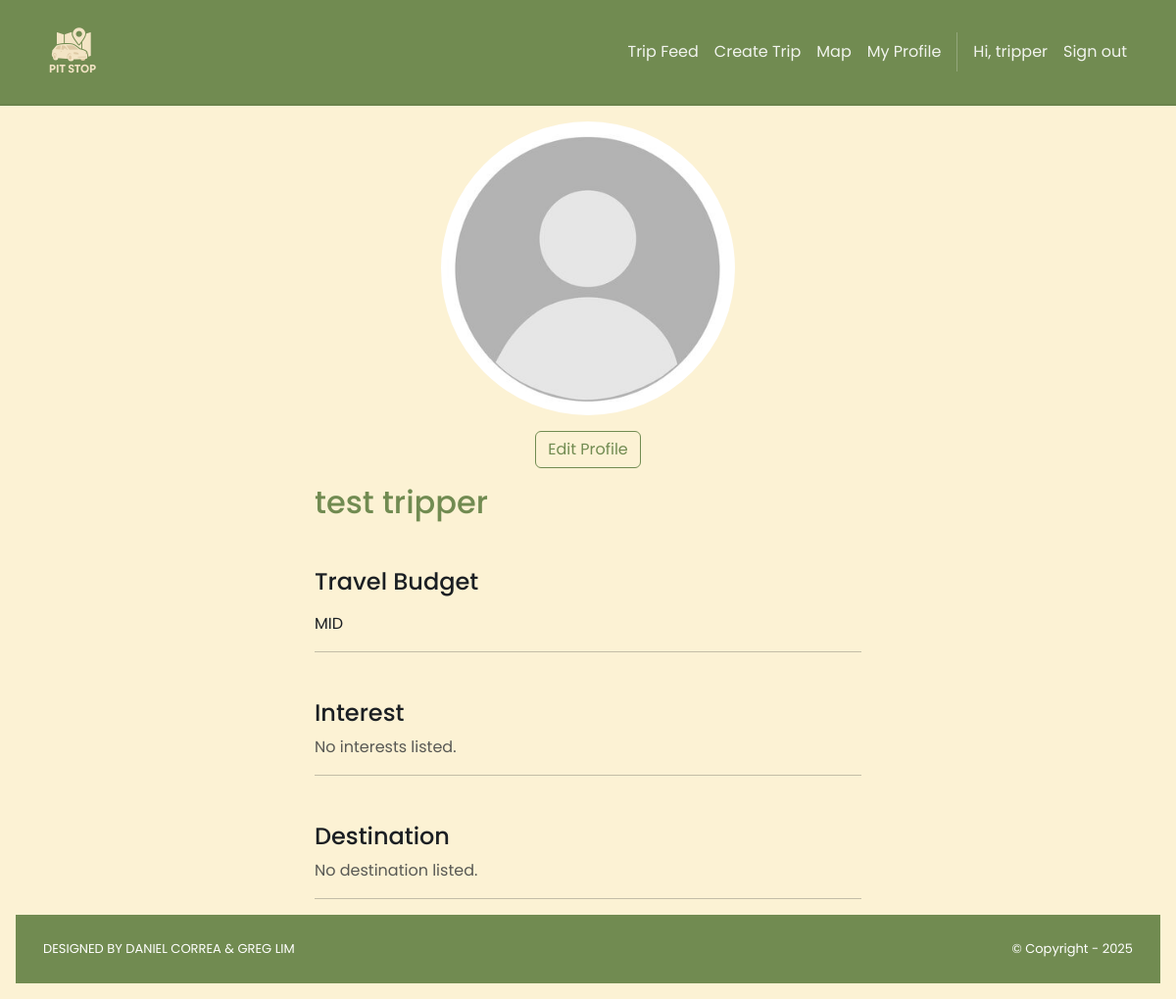
Page /roadTripper/me/ (signed in) on the earlier database version.
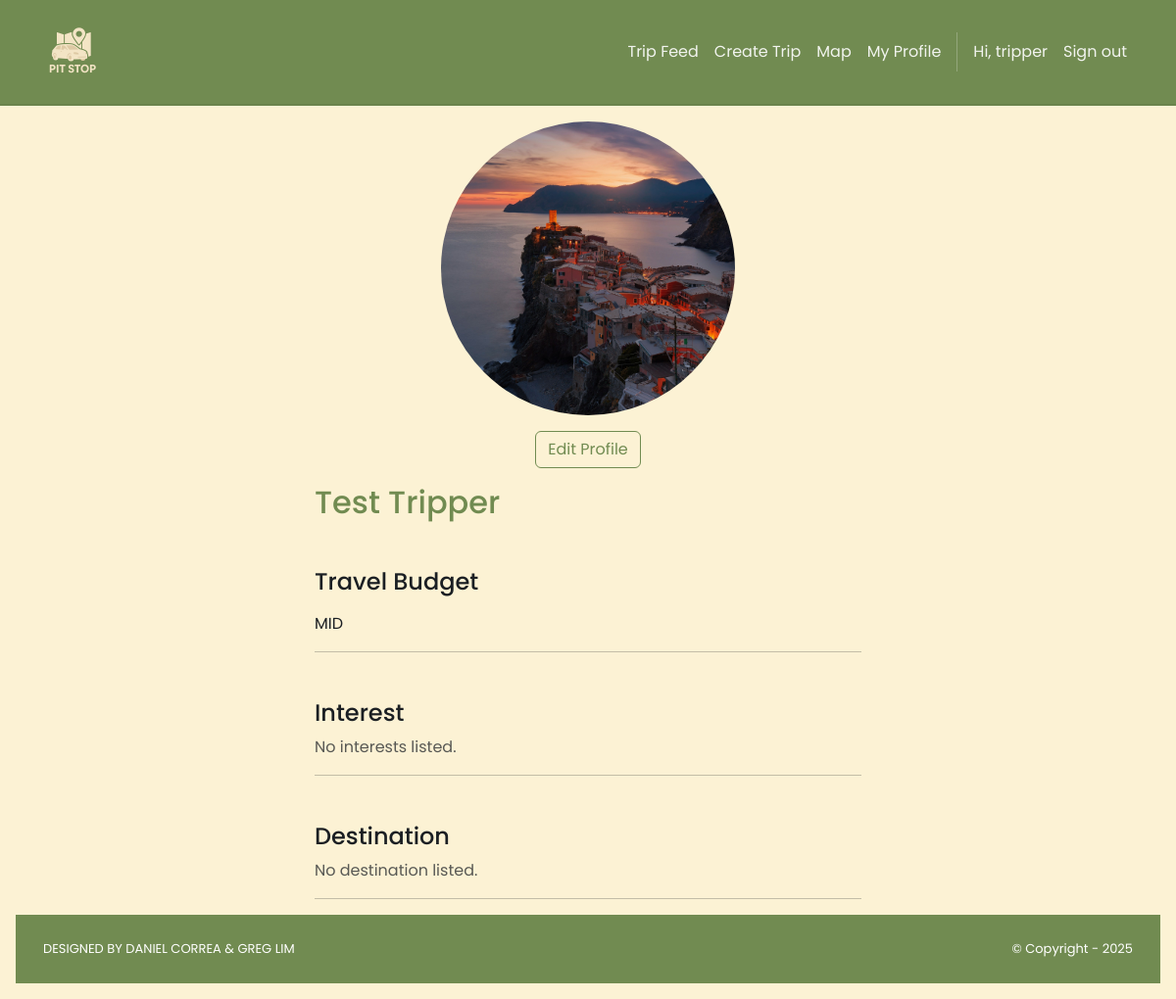
Same page on the later database version.
### roadTripper/models.py (models this page shows, shortened)
class RoadTripper(models.Model):
    user = models.OneToOneField(
        settings.AUTH_USER_MODEL, on_delete=models.CASCADE, related_name="roadTripper_profile"
    )
    firstName = models.CharField("First Name", max_length=255)
    lastName  = models.CharField("Last Name", max_length=255)
    location  = models.CharField("Home Location", max_length=255, blank=True)
    image     = models.ImageField("Profile Image", upload_to='roadTripper_images/', null=True, blank=True)
    TRAVEL_BUDGET_CHOICES = [
        ('LOW', 'Budget-Friendly (Under $50/day)'),
        ('MID', 'Mid-Range (Approx. $50 - $150/day)'),
        ('HIGH', 'Luxury (Over $150/day)'),
        ('FLEX', 'Flexible / Varies'),
    ]
    travel_headline = models.CharField("Travel Tagline", max_length=255, blank=True,
        help_text="A short, catchy phrase about your travel style."
    )
    travel_budget = models.CharField("Travel Budget", max_length=4, choices=TRAVEL_BUDGET_CHOICES, default='MID')
    interests = models.ManyToManyField("Interest", related_name="trippers_with_interest", blank=True)
    destinations = models.ManyToManyField("Destination", related_name="trippers_want_to_visit", blank=True)
    links = models.ManyToManyField("Link", related_name="roadTripper", blank=True)
    hide_image = models.BooleanField(default=False)
    hide_travel_headline = models.BooleanField(default=False)
    hide_travel_budget = models.BooleanField(default=False)
    hide_profile = models.BooleanField(default=False)
    hide_location = models.BooleanField(default=False)

### roadTripper/views.py (the view)
# urls.py: path("me/", views.my_profile, name="planner.my_profile"),
@login_required
def my_profile(request):
    roadTripper = get_object_or_404(RoadTripper, user=request.user)
    template_data = {
        "roadTripper": roadTripper,
        "name": f"{roadTripper.firstName} {roadTripper.lastName}",
        "travel_budget": roadTripper.travel_budget,
        "interests": roadTripper.interests,
        "destinations": roadTripper.destinations,
        "links": roadTripper.links.all(),
    }
    return render(request, "roadTripper/show.html", {"template_data": template_data})

### accounts/models.py (called while the page is built)
    @property
    def is_planner(self) -> bool:
        return self.role == self.Roles.PLANNER

    @property
    def is_roadTripper(self) -> bool:
        return self.role == self.Roles.ROAD_TRIPPER

### pitStop/context_processors.py (called while the page is built)
def static_revisions(request):
    base = Path(settings.BASE_DIR)
    logo_path = base / 'pitStop' / 'static' / 'img' / 'brand.png'
    try:
        rev_logo = str(int(os.path.getmtime(logo_path)))
    except Exception:
        rev_logo = '1'
    css_path = base / 'pitStop' / 'static' / 'css' / 'style.css'
    try:
        rev_css = str(int(os.path.getmtime(css_path)))
    except Exception:
        rev_css = '1'
    return {
        'STATIC_REV_LOGO': rev_logo,
        'STATIC_REV_CSS': rev_css,
    }

### roadTripper/templates/roadTripper/show.html (shortened to what this page needs)
{% extends 'pitStop/base.html' %}
{% block content %}
{% load static %}
<div class="p-3">
  <div class="container">
    <div class="col-md-6 mx-auto mb-3">
      <div class="mb-3 text-center">
        {% load static %}
        {% if template_data.roadTripper.image and not template_data.roadTripper.hide_image %}
          <img src="{{ template_data.roadTripper.image.url }}" class="d-block mx-auto" style="width:300px;height:300px;border-radius:50%;object-fit:cover;object-position:center;" alt="{{ template_data.name }}">
        {% else %}
          <img src="{% static 'img/default_profile.jpg' %}" class="d-block mx-auto" style="width:300px;height:300px;border-radius:50%;object-fit:cover;object-position:center;" alt="No profile image">
        {% endif %}
        {% if user.is_authenticated and user.is_roadTripper and template_data.roadTripper.user_id == user.id %}
        <div class="mt-3">
            <a href="{% url 'roadTripper.edit_profile' %}" class="btn btn-outline-primary">Edit Profile</a>
        </div>
        {% endif %}
      </div>
      <h2 style="color: #718b51;">{{ template_data.name }}</h2>
      {% if not template_data.roadTripper.hide_travel_budget %}
        <h4 class="mt-5">Travel Budget</h4>
        <div class="mt-3">{{ template_data.roadTripper.travel_budget}}</div>
      {% endif %}
      <hr />
      <h4 class="mt-5">Interest</h4>
        {% for interest in template_data.roadTripper.interests.all %}
          <span class="badge bg-primary me-1">{{ interest.name }}</span>
        {% empty %}
          <p class="text-muted">No interests listed.</p>
        {% endfor %}
      <hr />
      <h4 class="mt-5">Destination</h4>
        {% for destination in template_data.roadTripper.destinations.all %}
          <span class="badge bg-primary me-1">{{ destination }}</span>
        {% empty %}
          <p class="text-muted">No destination listed.</p>
        {% endfor %}
      <hr />
</div>
{% endblock %}

Differences in the rows shown:
changed RoadTripper "MID": roadTripper.image: picture added
Other differences:
{{ template_data.name }}: "test tripper" → "Test Tripper"
